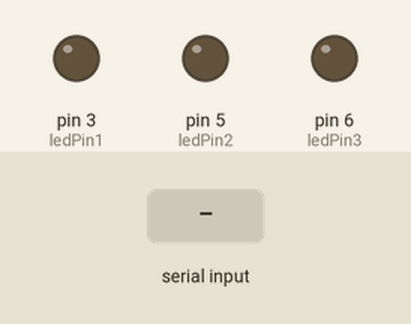
Simulated run of this sketch. Board: Arduino Uno, built with avr-gcc and run on an emulated ATmega328P. On the bench: output pins drawn as LEDs (lit = HIGH). Inputs (shaded band) come from the test bench.

Above: at 1.2 s.
1.3 s: "A" received over Serial
At 1.6 s:
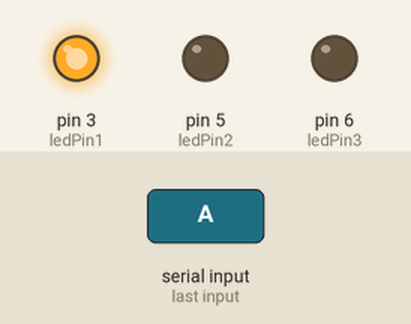
2.8 s: "B" received over Serial
At 3.9 s:
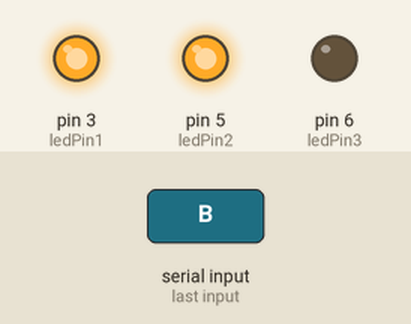
4.3 s: "C" received over Serial
At 5.1 s:
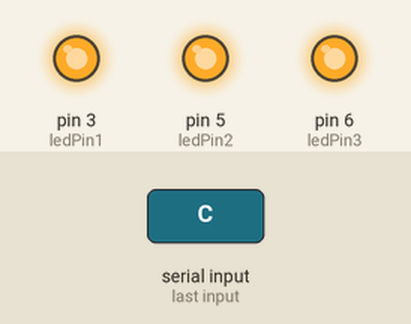
Timing chart, 0 to 7.3 s (numbered marks = the images above; inputs shaded):
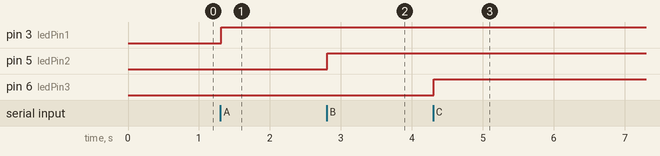

Measured:
- after the input at 1.3 s, pin 3 (ledPin1): LOW → HIGH at once
- after the input at 2.8 s, pin 5 (ledPin2): LOW → HIGH at once
- after the input at 4.3 s, pin 6 (ledPin3): LOW → HIGH at once

The sketch:

_5_led_array_brightness.ino
```cpp
const int ledPin1 = 3; // or A0
const int ledPin2 = 5; // or A1
const int ledPin3 = 6; // or A2

int id = 0;  // byte sent from max
int maxData = 0;


void setup() {
  // put your setup code here, to run once:

  Serial.begin(9600);

  // init input and output
  pinMode(ledPin1, OUTPUT);
  pinMode(ledPin2, OUTPUT);
  pinMode(ledPin3, OUTPUT);
}

void loop() {
  // put your main code here, to run repeatedly:

  if (Serial.available() > 0) {
    id = Serial.read();
    //Serial.println(id);

    delay(10);

    if (id == 'A') {
      maxData = Serial.read();
      analogWrite(ledPin1, maxData);
    }

    if (id == 'B') {
      maxData = Serial.read();
      analogWrite(ledPin2, maxData);
    }

    if (id == 'C') {
      maxData = Serial.read();
      analogWrite(ledPin3, maxData);
    }
  }
}
```
